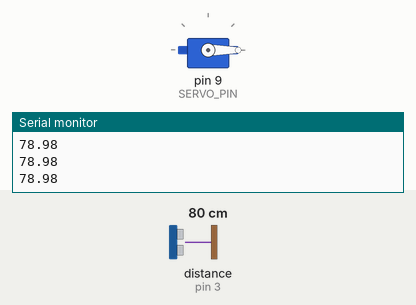
This sketch was run on a simulated Arduino Uno, built with avr-gcc and run on an emulated ATmega328P. Parts: servo, the last lines printed to the serial monitor. Wiring (inferred from the names in the program): ultrasonic range finder: trigger pin 2; echo pin 3. The inputs (shaded band) are chosen by the test bench; at power-on: distance to the obstacle (sensor on pin 3) 80 cm. The echo pulse lasts 58.3 µs per cm.

Above: at 1.2 s.
1.3 s: distance to the obstacle (sensor on pin 3) set to 17 cm
2.8 s: distance to the obstacle (sensor on pin 3) set to 14 cm
At 3.8 s:
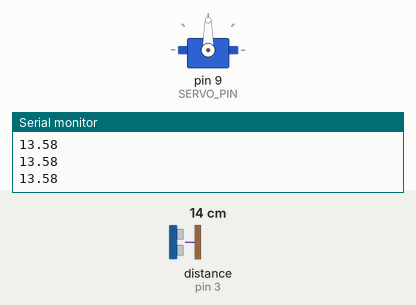
4.4 s: distance to the obstacle (sensor on pin 3) set to 18 cm
7.1 s: distance to the obstacle (sensor on pin 3) set to 23 cm
At 7.5 s:
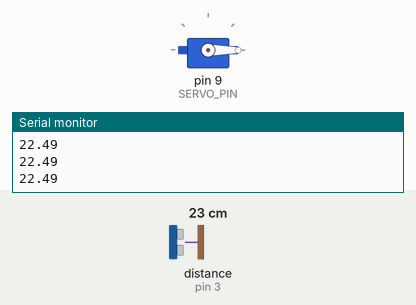
8.6 s: distance to the obstacle (sensor on pin 3) set to 2 cm
At 9.7 s:
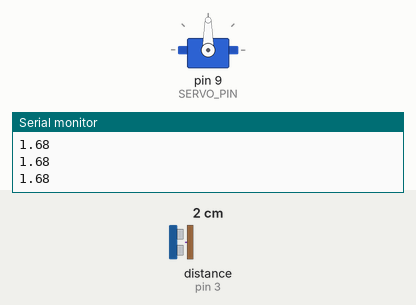
Timing chart, 0 to 11.1 s (numbered marks = the images above; inputs shaded):
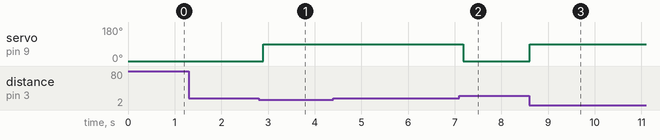

Measured:
- the behaviour switches between 16 and 15 cm on distance to the obstacle (sensor on pin 3) (found by bisection; images 0 and 1)
- the behaviour switches between 20 and 21 cm on distance to the obstacle (sensor on pin 3) (found by bisection; images 1 and 2)
- after the input at 2.8 s, servo on pin 9 (SERVO_PIN): 0° → 90° after 0.10 s
- after the input at 7.1 s, servo on pin 9 (SERVO_PIN): 90° → 0° after 0.08 s
- after the input at 8.6 s, servo on pin 9 (SERVO_PIN): 0° → 90° at once

The sketch:

16_smart_dustbin.ino
```cpp
/*
  المستوى المتوسط — المشروع 1: سلة المهملات الذكية (Smart Dustbin)
  كتاب: 38 مشروع في شهر — لؤي النصري (@robotlouay)

  التوصيل:
    HC-SR04: VCC → 5V   Trig → Pin 2   Echo → Pin 3   GND → GND
    Servo:   أحمر → 5V   بني → GND   برتقالي → Pin 9
  نصيحة: مكثف 100–470µF بين 5V و GND يمنع اهتزاز القراءات عند تحرك السيرفو.
*/

#include <Servo.h>

const int TRIG_PIN  = 2;
const int ECHO_PIN  = 3;
const int SERVO_PIN = 9;

const int OPEN_ANGLE  = 90;
const int CLOSE_ANGLE = 0;
const int OPEN_CM  = 15;          // يفتح إذا اقتربت اليد أقل من 15 سم
const int CLOSE_CM = 20;          // لا يُغلق إلا إذا ابتعدت أكثر من 20 سم (Hysteresis)
const unsigned long HOLD_MS = 3000;  // يبقى مفتوحاً 3 ثوانٍ على الأقل

Servo lid;
bool isOpen = false;
unsigned long openedAt = 0;

float readDistanceCm() {
  digitalWrite(TRIG_PIN, LOW);  delayMicroseconds(2);
  digitalWrite(TRIG_PIN, HIGH); delayMicroseconds(10);
  digitalWrite(TRIG_PIN, LOW);
  long t = pulseIn(ECHO_PIN, HIGH, 30000);
  if (t == 0) return 999;       // لا يوجد جسم
  return t * 0.034 / 2;
}

void setup() {
  Serial.begin(9600);
  pinMode(TRIG_PIN, OUTPUT);
  pinMode(ECHO_PIN, INPUT);
  lid.attach(SERVO_PIN);
  lid.write(CLOSE_ANGLE);
}

void loop() {
  float d = readDistanceCm();
  Serial.println(d);

  if (!isOpen && d < OPEN_CM) {                  // يد قريبة → فتح
    lid.write(OPEN_ANGLE);
    isOpen = true;
    openedAt = millis();
  }
  if (isOpen && d > CLOSE_CM && millis() - openedAt > HOLD_MS) {  // ابتعدت → إغلاق
    lid.write(CLOSE_ANGLE);
    isOpen = false;
  }
  delay(100);
}
```
